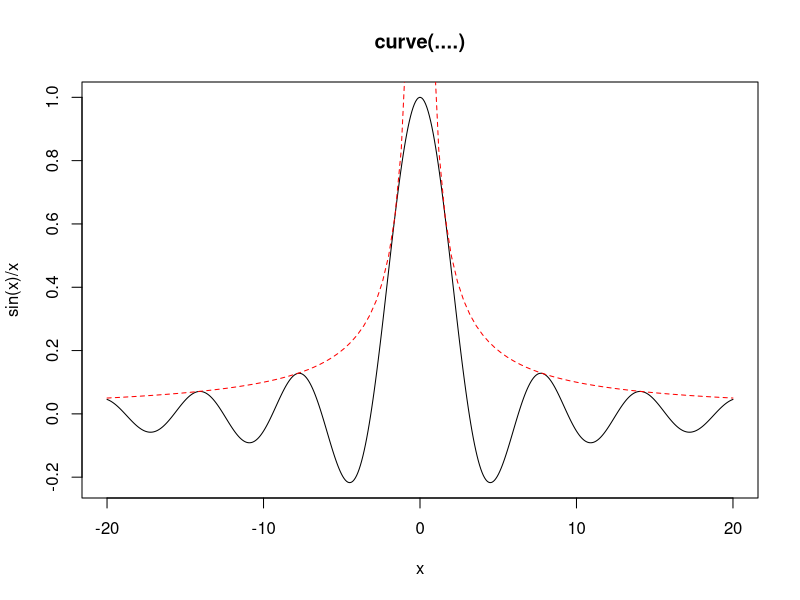
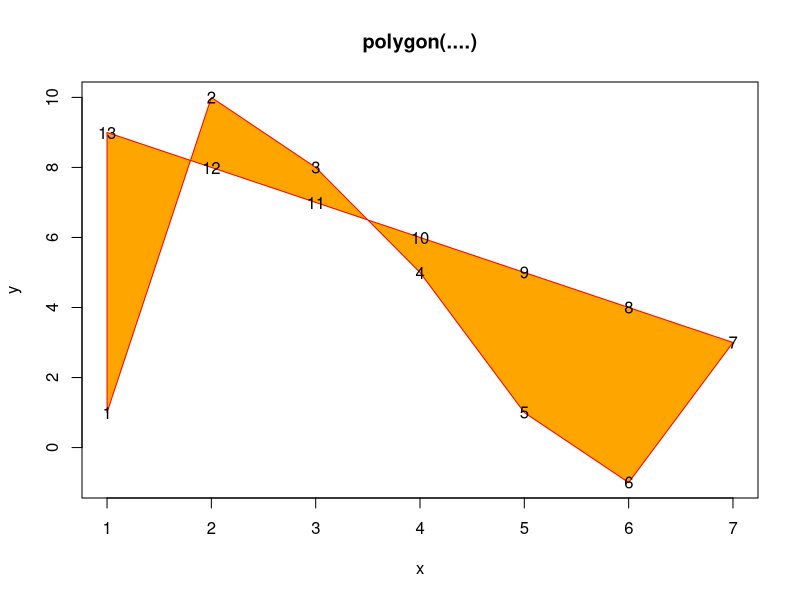
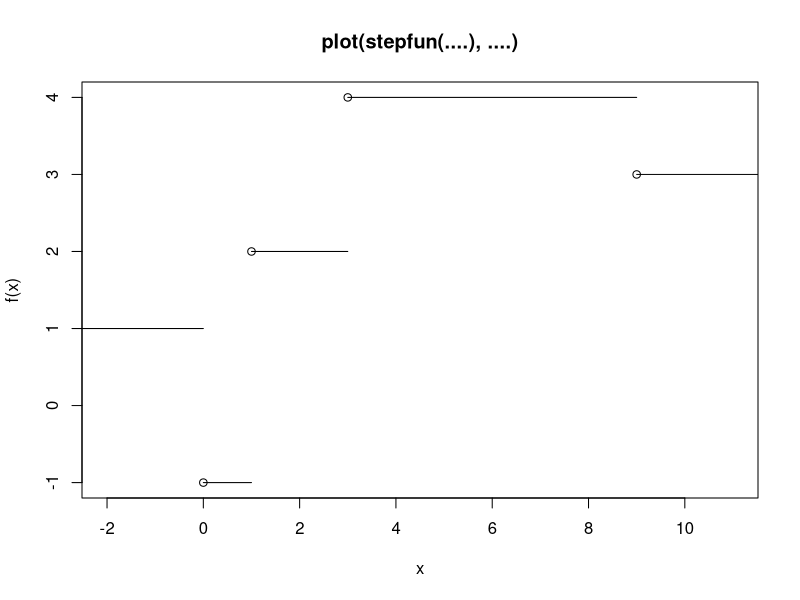
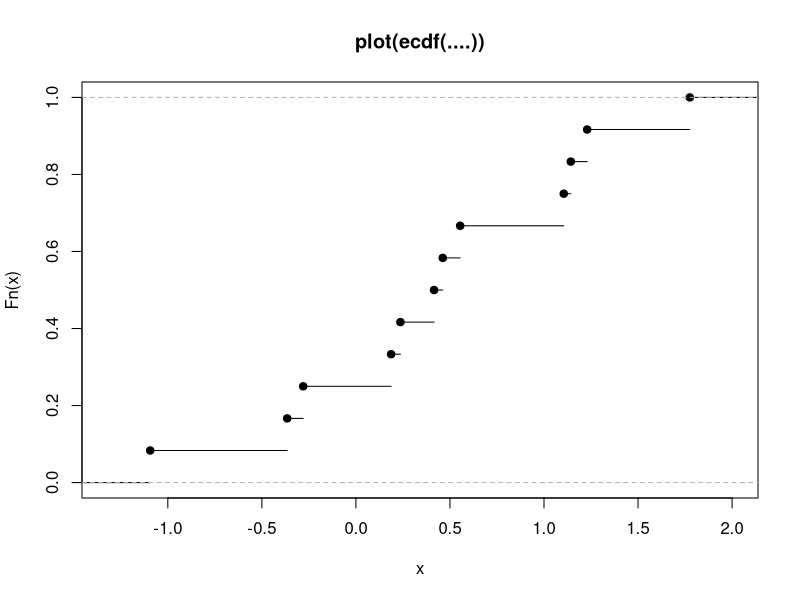
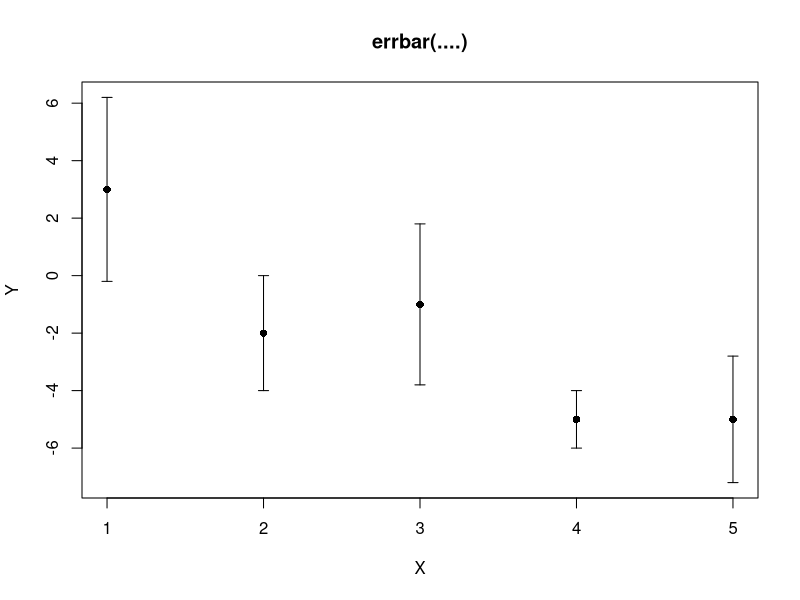
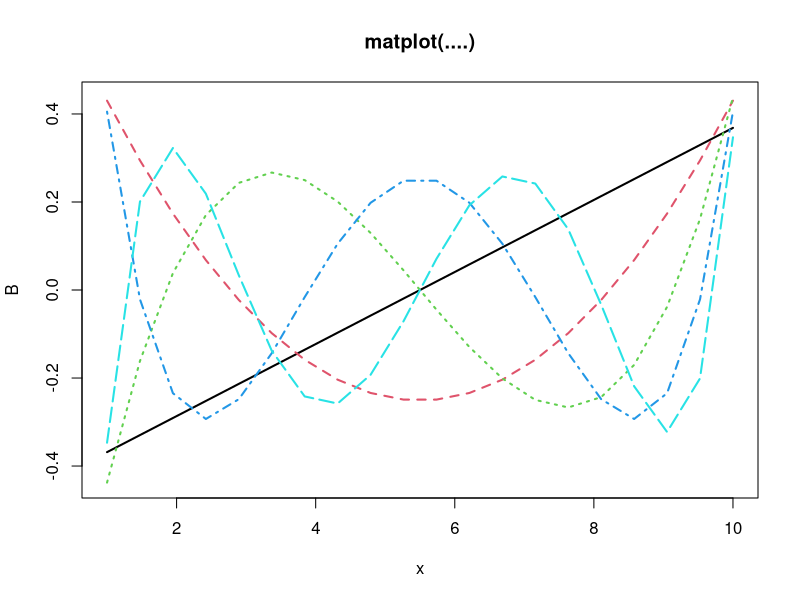

Generate these figures, in order, with R:
### R-Code (mit kleineren Ergänzungen) des Abschnittes 7.5 Einige (auch
### mathematisch) nützliche Plotfunktionen
### R 3.6.3, 9.6.2020
###***********************************************************************

curve(sin(x)/ x, from = -20, to = 20, n = 500, main = "curve(....)")
curve(abs(1/x), add = TRUE, col = "red", lty = 2)


x <- c(1:7, 6:1)                               # Koordinaten der Ecken.
y <- c(1, 10, 8, 5, 1, -1, 3:9)
plot(x, y, type = "n", main = "polygon(....)") # Erzeugt das (leere) KoSy.
polygon(x, y, col = "orange", border = "red")  # Der Polygonzug.
text(x, y)                               # Nur zur Beschriftung der Ecken.


x <- c(0, 1, 3, 9);     y <- c(1, -1, 2, 4, 3)
plot(stepfun(x, y), verticals = FALSE, main = "plot(stepfun(....), ....)")


set.seed(13)                                 # Für die Reproduzierbarkeit.
plot(ecdf(rnorm(12)), main = "plot(ecdf(....))") # Empirische Verteilungs-
         # funktion zu 12 standardnormalverteilten Pseudozufallsvariablen.


X <- 1:5;   Y <- c(3, -2, -1, -5, -5);   delta <- c(3.2, 2, 2.8, 1, 2.2)
library(Hmisc)
errbar(x = X, y = Y, yplus = Y + delta, yminus = Y - delta,
       main = "errbar(....)")
detach(package:Hmisc)


x <- seq(1, 10, length = 20)
B <- poly(x, 5)            # Gewisse Orthonormalpolynome bis zum Grad 5.
matplot(x, B, type = "l", main  = "matplot(....)", lwd  = 2) #, col = 1)
